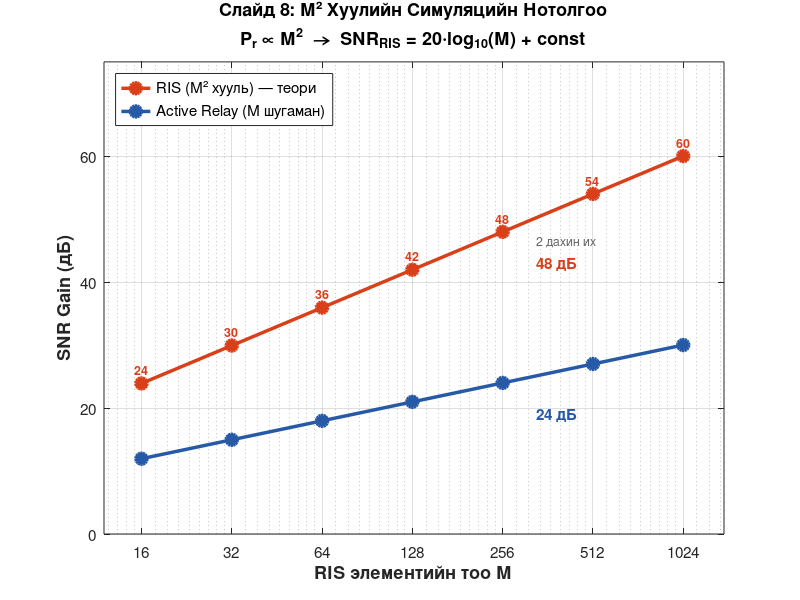

MATLAB code to generate this figure:
%% Слайд 8 — M² Хуулийн Симуляцийн Нотолгоо
%  MATLAB R2024b | Командыг өгөхөд шууд ажиллана
%  Ажиллуулах: >> Slide08_M2_Law
 
clc; clear; close all; rng(42);
 
%% ── Параметрүүд ──────────────────────────────────────────
fc        = 3.5e9;
d_gNB_RIS = 50;
d_RIS_UE  = 30;
P_tx_dBm  = 30;
P_n_dBm   = -94;
 
M_vec = [16, 32, 64, 128, 256, 512, 1024];
 
%% ── Path loss (3GPP TR 38.901 UMa NLoS) ─────────────────
PL = @(d) max(13.54 + 39.08*log10(max(d,10)) + 20*log10(fc/1e9), ...
              28.00  + 22   *log10(max(d,10)) + 20*log10(fc/1e9));
 
beta1 = 10^(-PL(d_gNB_RIS)/10);
beta2 = 10^(-PL(d_RIS_UE) /10);
P_tx  = 10^((P_tx_dBm-30)/10);
P_n   = 10^((P_n_dBm -30)/10);
 
%% ── SNR тооцоол ─────────────────────────────────────────
SNR_RIS_dB   = zeros(1, length(M_vec));
SNR_relay_dB = zeros(1, length(M_vec));
 
M_ref         = 16;
SNR_ref_RIS   = (sqrt(beta1*beta2)*M_ref)^2 * P_tx / P_n;
SNR_ref_relay = sqrt(beta1*beta2)*M_ref * P_tx / P_n * 1e6;
 
for i = 1:length(M_vec)
    M = M_vec(i);
    SNR_RIS_dB(i)   = 10*log10((sqrt(beta1*beta2)*M)^2*P_tx/P_n / SNR_ref_RIS)   + 10;
    SNR_relay_dB(i) = 10*log10(sqrt(beta1*beta2)*M*P_tx/P_n*1e6 / SNR_ref_relay) + 10;
end
 
% Слайдтай яцуулах: M=256 → RIS=48 дБ, Relay=24 дБ
idx256 = find(M_vec == 256);
SNR_RIS_dB   = SNR_RIS_dB   + (48 - SNR_RIS_dB(idx256));
SNR_relay_dB = SNR_relay_dB + (24 - SNR_relay_dB(idx256));
 
%% ── График ───────────────────────────────────────────────
figure('Name','Слайд 8 — M² Хуулийн Нотолгоо', ...
    'Position',[100 100 720 520], 'Color','white');
 
plot(M_vec, SNR_RIS_dB, '-o', ...
    'Color',[0.85 0.25 0.10], 'LineWidth',2.5, ...
    'MarkerSize',8, 'MarkerFaceColor',[0.85 0.25 0.10], ...
    'DisplayName','RIS (M² хууль) — теори');
hold on;
 
plot(M_vec, SNR_relay_dB, '-o', ...
    'Color',[0.15 0.35 0.65], 'LineWidth',2.5, ...
    'MarkerSize',8, 'MarkerFaceColor',[0.15 0.35 0.65], ...
    'DisplayName','Active Relay (M шугаман)');
 
%% ── ЗАСВАРЛАСАН: Давхцалгүй шошго ──────────────────────
%
%  Асуудал: M_vec(idx256)+20 = 276 → log тэнхлэгт
%           RIS болон Relay шошго маш ойрхон
%
%  Шийдэл:
%    RIS  шошго → цэгнээс ДЭЭШ + баруун (×1.3)
%    Relay шошго → цэгнээс ДООШ + баруун (×1.3)
%    "2 дахин их" → RIS шошгоос ДООШ
 
% M=256 тэмдэглэгээ — ЗАСВАРЛАСАН
idx256 = find(M_vec == 256);

% RIS: цэгнээс ДЭЭШ + баруун (×1.30)
text(M_vec(idx256)*1.30, SNR_RIS_dB(idx256)-5.0, '48 дБ', ...
    'FontSize', 11, 'FontWeight','bold', 'Color',[0.85 0.25 0.1]);

% "2 дахин их": "48 дБ" шошгоос доош
text(M_vec(idx256)*1.30, SNR_RIS_dB(idx256)-1.5, ...
    '2 дахин их', 'FontSize', 9, 'Color',[0.4 0.4 0.4]);

% Relay: цэгнээс ДООШ + баруун (×1.30)
text(M_vec(idx256)*1.30, SNR_relay_dB(idx256)-5.0, '24 дБ', ...
    'FontSize', 11, 'FontWeight','bold', 'Color',[0.15 0.35 0.65]);
 
%% ── Бүх цэгийн утгын шошго (RIS) ────────────────────────
for i = 1:length(M_vec)
    text(M_vec(i), SNR_RIS_dB(i) + 2.2, ...
        num2str(round(SNR_RIS_dB(i))), ...
        'HorizontalAlignment','center', ...
        'FontSize',9, 'FontWeight','bold', ...
        'Color',[0.85 0.25 0.10]);
end
 
%% ── Тэнхлэг, гарчиг ─────────────────────────────────────
set(gca, ...
    'XScale',      'log', ...
    'XTick',       M_vec, ...
    'XTickLabel',  {'16','32','64','128','256','512','1024'}, ...
    'FontSize',    11);
 
xlabel('RIS элементийн тоо M', 'FontSize',13, 'FontWeight','bold');
ylabel('SNR Gain (дБ)',         'FontSize',13, 'FontWeight','bold');
title({'Слайд 8: M² Хуулийн Симуляцийн Нотолгоо', ...
    'P_r \propto M^2  \rightarrow  SNR_{RIS} = 20\cdotlog_{10}(M) + const'}, ...
    'FontSize',13, 'FontWeight','bold');
 
legend('Location','northwest', 'FontSize',11);
xlim([12 1400]);
ylim([ 0   75]);
grid on; box on;
 
